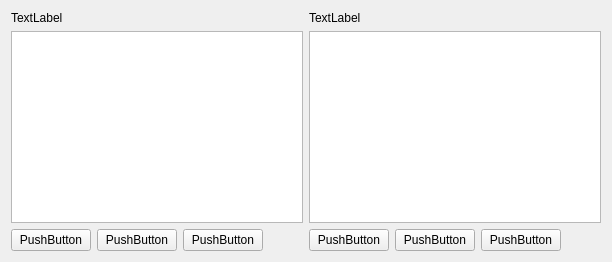
            <widget class="QWidget" name="tabBase64">
             <attribute name="title">
              <string>Base64</string>
             </attribute>
             <layout class="QGridLayout" name="gridLayout_24">
              <item row="0" column="0">
               <layout class="QHBoxLayout" name="horizontalLayout_11">
                <item>
                 <layout class="QVBoxLayout" name="verticalLayout_9">
                  <item>
                   <widget class="QLabel" name="label_4">
                    <property name="text">
                     <string>TextLabel</string>
                    </property>
                   </widget>
                  </item>
                  <item>
                   <widget class="QPlainTextEdit" name="plainTextEdit_2"/>
                  </item>
                  <item>
                   <layout class="QHBoxLayout" name="horizontalLayout_10">
                    <item>
                     <widget class="QPushButton" name="pushButton_4">
                      <property name="text">
                       <string>PushButton</string>
                      </property>
                     </widget>
                    </item>
                    <item>
                     <widget class="QPushButton" name="pushButton_5">
                      <property name="text">
                       <string>PushButton</string>
                      </property>
                     </widget>
                    </item>
                    <item>
                     <widget class="QPushButton" name="pushButton_6">
                      <property name="text">
                       <string>PushButton</string>
                      </property>
                     </widget>
                    </item>
                    <item>
                     <spacer name="horizontalSpacer_8">
                      <property name="orientation">
                       <enum>Qt::Horizontal</enum>
                      </property>
                      <property name="sizeHint" stdset="0">
                       <size>
                        <width>40</width>
                        <height>20</height>
                       </size>
                      </property>
                     </spacer>
                    </item>
                   </layout>
                  </item>
                 </layout>
                </item>
                <item>
                 <layout class="QVBoxLayout" name="verticalLayout_8">
                  <item>
                   <widget class="QLabel" name="label_3">
                    <property name="text">
                     <string>TextLabel</string>
                    </property>
                   </widget>
                  </item>
                  <item>
                   <widget class="QPlainTextEdit" name="plainTextEdit"/>
                  </item>
                  <item>
                   <layout class="QHBoxLayout" name="horizontalLayout_9">
                    <item>
                     <widget class="QPushButton" name="pushButton">
                      <property name="text">
                       <string>PushButton</string>
                      </property>
                     </widget>
                    </item>
                    <item>
                     <widget class="QPushButton" name="pushButton_2">
                      <property name="text">
                       <string>PushButton</string>
                      </property>
                     </widget>
                    </item>
                    <item>
                     <widget class="QPushButton" name="pushButton_3">
                      <property name="text">
                       <string>PushButton</string>
                      </property>
                     </widget>
                    </item>
                    <item>
                     <spacer name="horizontalSpacer_6">
                      <property name="orientation">
                       <enum>Qt::Horizontal</enum>
                      </property>
                      <property name="sizeHint" stdset="0">
                       <size>
                        <width>40</width>
                        <height>20</height>
                       </size>
                      </property>
                     </spacer>
                    </item>
                   </layout>
                  </item>
                 </layout>
                </item>
               </layout>
              </item>
             </layout>
             <zorder>horizontalLayoutWidget_2</zorder>
             <zorder>horizontalLayoutWidget_3</zorder>
            </widget>
